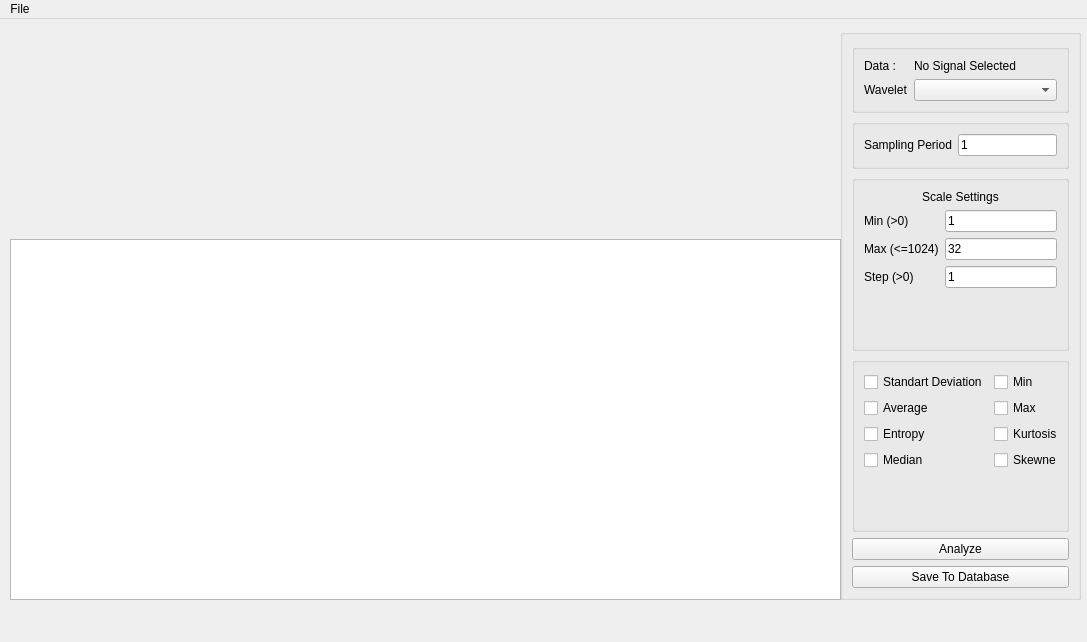
<?xml version="1.0" encoding="UTF-8"?>
<ui version="4.0">
 <class>MainWindow</class>
 <widget class="QMainWindow" name="MainWindow">
  <property name="geometry">
   <rect>
    <x>0</x>
    <y>0</y>
    <width>1087</width>
    <height>642</height>
   </rect>
  </property>
  <property name="sizePolicy">
   <sizepolicy hsizetype="Fixed" vsizetype="Fixed">
    <horstretch>0</horstretch>
    <verstretch>0</verstretch>
   </sizepolicy>
  </property>
  <property name="windowTitle">
   <string>MainWindow</string>
  </property>
  <widget class="QWidget" name="centralwidgetCont">
   <widget class="QGroupBox" name="groupBoxCont">
    <property name="geometry">
     <rect>
      <x>840</x>
      <y>10</y>
      <width>241</width>
      <height>571</height>
     </rect>
    </property>
    <property name="title">
     <string/>
    </property>
    <layout class="QVBoxLayout" name="verticalLayout">
     <item>
      <widget class="QGroupBox" name="groupBox_1DCont_data">
       <property name="sizePolicy">
        <sizepolicy hsizetype="Preferred" vsizetype="Fixed">
         <horstretch>0</horstretch>
         <verstretch>0</verstretch>
        </sizepolicy>
       </property>
       <property name="title">
        <string/>
       </property>
       <layout class="QFormLayout" name="formLayout_3">
        <item row="0" column="0">
         <widget class="QLabel" name="label_1DCont_Data">
          <property name="text">
           <string>Data : </string>
          </property>
         </widget>
        </item>
        <item row="0" column="1">
         <widget class="QLabel" name="label_1DCont_DataName">
          <property name="text">
           <string>No Signal Selected</string>
          </property>
         </widget>
        </item>
        <item row="1" column="0">
         <widget class="QLabel" name="label_1DCont_Type">
          <property name="text">
           <string>Wavelet</string>
          </property>
         </widget>
        </item>
        <item row="1" column="1">
         <widget class="QComboBox" name="comboBox_1DCont_Type"/>
        </item>
       </layout>
      </widget>
     </item>
     <item>
      <widget class="QGroupBox" name="groupBox_1DCont_data_2">
       <property name="maximumSize">
        <size>
         <width>16777215</width>
         <height>50</height>
        </size>
       </property>
       <property name="title">
        <string/>
       </property>
       <layout class="QFormLayout" name="formLayout_4">
        <item row="0" column="0">
         <widget class="QLabel" name="label_sampling_period">
          <property name="text">
           <string>Sampling Period</string>
          </property>
         </widget>
        </item>
        <item row="0" column="1">
         <widget class="QLineEdit" name="edit_sampling_period">
          <property name="text">
           <string>1</string>
          </property>
         </widget>
        </item>
       </layout>
      </widget>
     </item>
     <item>
      <widget class="QGroupBox" name="groupBox_1DCont_data_3">
       <property name="sizePolicy">
        <sizepolicy hsizetype="Preferred" vsizetype="Preferred">
         <horstretch>0</horstretch>
         <verstretch>0</verstretch>
        </sizepolicy>
       </property>
       <property name="title">
        <string/>
       </property>
       <layout class="QFormLayout" name="formLayout_5">
        <property name="sizeConstraint">
         <enum>QLayout::SetDefaultConstraint</enum>
        </property>
        <property name="rowWrapPolicy">
         <enum>QFormLayout::DontWrapRows</enum>
        </property>
        <item row="3" column="0">
         <widget class="QLabel" name="label_min_scale">
          <property name="text">
           <string>Min (&gt;0)</string>
          </property>
         </widget>
        </item>
        <item row="4" column="0">
         <widget class="QLabel" name="label_max_scale">
          <property name="text">
           <string>Max (&lt;=1024)</string>
          </property>
         </widget>
        </item>
        <item row="5" column="0">
         <widget class="QLabel" name="label_scale_step">
          <property name="text">
           <string>Step (&gt;0)</string>
          </property>
         </widget>
        </item>
        <item row="4" column="1">
         <widget class="QLineEdit" name="edit_max_scale">
          <property name="text">
           <string>32</string>
          </property>
         </widget>
        </item>
        <item row="5" column="1">
         <widget class="QLineEdit" name="edit_scale_step">
          <property name="text">
           <string>1</string>
          </property>
         </widget>
        </item>
        <item row="3" column="1">
         <widget class="QLineEdit" name="edit_min_scale">
          <property name="text">
           <string>1</string>
          </property>
         </widget>
        </item>
        <item row="0" column="0" colspan="2">
         <widget class="QLabel" name="label_scale_settings">
          <property name="text">
           <string>Scale Settings</string>
          </property>
          <property name="alignment">
           <set>Qt::AlignCenter</set>
          </property>
         </widget>
        </item>
       </layout>
      </widget>
     </item>
     <item>
      <widget class="QGroupBox" name="groupBox_1DCont_staticstics">
       <property name="title">
        <string/>
       </property>
       <layout class="QFormLayout" name="formLayout_2">
        <item row="0" column="0">
         <widget class="QCheckBox" name="checkBox_1D_StandartDeviation">
          <property name="text">
           <string>Standart Deviation</string>
          </property>
         </widget>
        </item>
        <item row="0" column="1">
         <widget class="QCheckBox" name="checkBox_1D_Min">
          <property name="text">
           <string>Min</string>
          </property>
         </widget>
        </item>
        <item row="1" column="0">
         <widget class="QCheckBox" name="checkBox_1D_Average">
          <property name="text">
           <string>Average</string>
          </property>
         </widget>
        </item>
        <item row="1" column="1">
         <widget class="QCheckBox" name="checkBox_1D_Max">
          <property name="text">
           <string>Max</string>
          </property>
         </widget>
        </item>
        <item row="2" column="0">
         <widget class="QCheckBox" name="checkBox_1D_Entropy">
          <property name="text">
           <string>Entropy</string>
          </property>
         </widget>
        </item>
        <item row="2" column="1">
         <widget class="QCheckBox" name="checkBox_1D_Kurtosis">
          <property name="text">
           <string>Kurtosis</string>
          </property>
         </widget>
        </item>
        <item row="3" column="0">
         <widget class="QCheckBox" name="checkBox_1D_Median">
          <property name="text">
           <string>Median</string>
          </property>
         </widget>
        </item>
        <item row="3" column="1">
         <widget class="QCheckBox" name="checkBox_1D_Skewness">
          <property name="text">
           <string>Skewness</string>
          </property>
         </widget>
        </item>
       </layout>
      </widget>
     </item>
     <item>
      <widget class="QPushButton" name="pushButton_1DCont_Analyze">
       <property name="text">
        <string>Analyze</string>
       </property>
      </widget>
     </item>
     <item>
      <widget class="QPushButton" name="pushButton_save_db_cont">
       <property name="text">
        <string>Save To Database</string>
       </property>
      </widget>
     </item>
    </layout>
   </widget>
   <widget class="MplWidget" name="widget_1DCont_Original" native="true">
    <property name="geometry">
     <rect>
      <x>10</x>
      <y>0</y>
      <width>831</width>
      <height>221</height>
     </rect>
    </property>
   </widget>
   <widget class="QTableWidget" name="tableWidget_1D_matrix">
    <property name="geometry">
     <rect>
      <x>10</x>
      <y>220</y>
      <width>831</width>
      <height>361</height>
     </rect>
    </property>
   </widget>
  </widget>
  <widget class="QMenuBar" name="menubar">
   <property name="geometry">
    <rect>
     <x>0</x>
     <y>0</y>
     <width>1087</width>
     <height>21</height>
    </rect>
   </property>
   <widget class="QMenu" name="menuLoad">
    <property name="title">
     <string>File</string>
    </property>
    <widget class="QMenu" name="menuLoad_2">
     <property name="title">
      <string>Load</string>
     </property>
     <addaction name="cont_signal_Load"/>
     <addaction name="actionFolder"/>
    </widget>
    <addaction name="menuLoad_2"/>
    <addaction name="actionClose"/>
   </widget>
   <addaction name="menuLoad"/>
  </widget>
  <action name="cont_signal_Load">
   <property name="text">
    <string>Signal</string>
   </property>
  </action>
  <action name="actionClose">
   <property name="text">
    <string>Close</string>
   </property>
  </action>
  <action name="actionFolder">
   <property name="text">
    <string>Folder</string>
   </property>
  </action>
 </widget>
 <customwidgets>
  <customwidget>
   <class>MplWidget</class>
   <extends>QWidget</extends>
   <header>mplwidget.h</header>
   <container>1</container>
  </customwidget>
 </customwidgets>
 <resources/>
 <connections/>
</ui>
